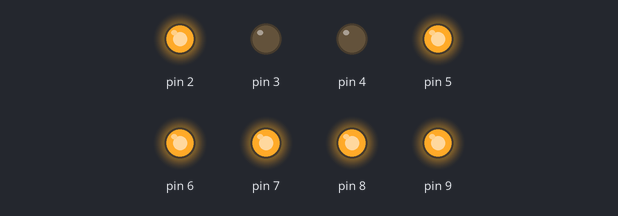
Recording of a sketch running on a simulated Arduino Uno, built with avr-gcc and run on an emulated ATmega328P. Parts: output pins drawn as LEDs (lit = HIGH).

Above: at 0.5 s.
At 1.5 s:
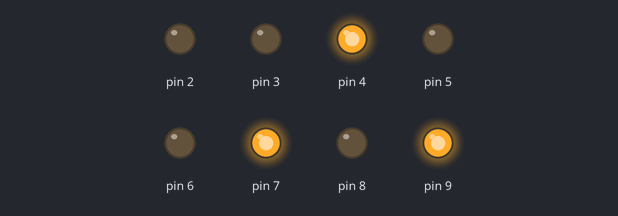
At 2.5 s:
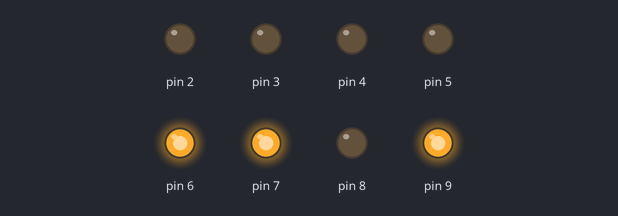
At 4.5 s:
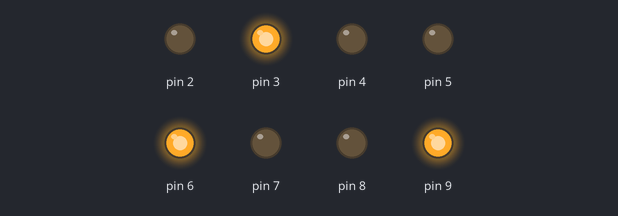
At 6.5 s:
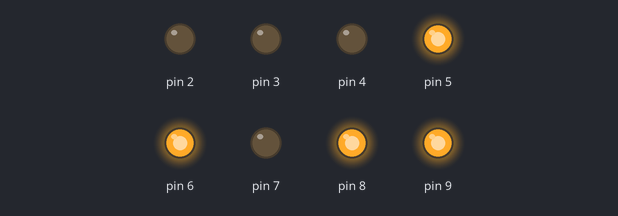
At 9.5 s:
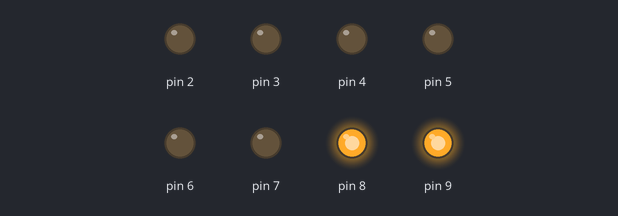
Timing chart, 0 to 11.5 s (numbered marks = the images above):
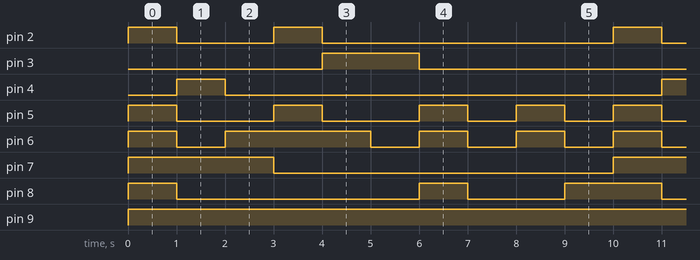

The sketch:

_7Segment_Num.ino
```cpp
void setup() {
  for(int i= 2; i<=9; i++){
   pinMode(i,OUTPUT);
  }
}
void loop() {
  digitalWrite(2,HIGH);
  digitalWrite(3,LOW);
  digitalWrite(4,LOW);
  digitalWrite(5,HIGH);
  digitalWrite(6,HIGH);
  digitalWrite(7,HIGH);
  digitalWrite(8,HIGH);
  digitalWrite(9,HIGH);
  delay(1000);
  //1
  digitalWrite(2,LOW);
  digitalWrite(3,LOW);
  digitalWrite(4,HIGH);
  digitalWrite(5,LOW);
  digitalWrite(6,LOW);
  digitalWrite(7,HIGH);
  digitalWrite(8,LOW);

  digitalWrite(9,HIGH);
  delay(1000);
  //2
  digitalWrite(2,LOW);
  digitalWrite(3,LOW);
  digitalWrite(4,LOW);
  digitalWrite(5,LOW);
  digitalWrite(6,HIGH);
  digitalWrite(7,HIGH);
  digitalWrite(8,LOW);
  digitalWrite(9,HIGH);
  delay(1000);
  //3
  digitalWrite(2,HIGH);
  digitalWrite(3,LOW);
  digitalWrite(4,LOW);
  digitalWrite(5,HIGH);
  digitalWrite(6,HIGH);
  digitalWrite(7,LOW);
  digitalWrite(8,LOW);
  digitalWrite(9,HIGH);
  delay(1000);
  //4
  digitalWrite(2,LOW);
  digitalWrite(3,HIGH);
  digitalWrite(4,LOW);
  digitalWrite(5,LOW);
  digitalWrite(6,HIGH);
  digitalWrite(7,LOW);
  digitalWrite(8,LOW);
  digitalWrite(9,HIGH);

  delay(1000);
  //5
  digitalWrite(2,LOW);
  digitalWrite(3,HIGH);
  digitalWrite(4,LOW);
  digitalWrite(5,LOW);
  digitalWrite(6,LOW);
  digitalWrite(7,LOW);
  digitalWrite(8,LOW);
  digitalWrite(9,HIGH);
  delay(1000);
  //6
  digitalWrite(2,LOW);
  digitalWrite(3,LOW);
  digitalWrite(4,LOW);
  digitalWrite(5,HIGH);
  digitalWrite(6,HIGH);
  digitalWrite(7,LOW);
  digitalWrite(8,HIGH);
  digitalWrite(9,HIGH);
  delay(1000);
  //7
  digitalWrite(2,LOW);
  digitalWrite(3,LOW);
  digitalWrite(4,LOW);
  digitalWrite(5,LOW);
  digitalWrite(6,LOW);
  digitalWrite(7,LOW);
  digitalWrite(8,LOW);
  digitalWrite(9,HIGH);
  delay(1000);
  //8

  digitalWrite(2,LOW);
  digitalWrite(3,LOW);
  digitalWrite(4,LOW);
  digitalWrite(5,HIGH);
  digitalWrite(6,HIGH);
  digitalWrite(7,LOW);
  digitalWrite(8,LOW);
  digitalWrite(9,HIGH);
  delay(1000);
  //9
  digitalWrite(2,LOW);
  digitalWrite(3,LOW);
  digitalWrite(4,LOW);
  digitalWrite(5,LOW);
  digitalWrite(6,LOW);
  digitalWrite(7,LOW);
  digitalWrite(8,HIGH);
  digitalWrite(9,HIGH);
  delay(1000);
  //0
}
```

Measured:
- by itself, pin 2: repeats every 10.0 s: LOW 2.0 s, HIGH 1.0 s, LOW 6.0 s, HIGH 1.0 s
- by itself, pin 3: alternates HIGH for 2.0 s and LOW for 8.0 s
- by itself, pin 4: alternates HIGH for 1.0 s and LOW for 9.0 s
- by itself, pin 5: repeats every 10.0 s: 2 × (LOW 2.0 s, HIGH 1.0 s), 2 × (LOW 1.0 s, HIGH 1.0 s)
- by itself, pin 6: repeats every 10.0 s: LOW 1.0 s, HIGH 3.0 s, 3 × (LOW 1.0 s, HIGH 1.0 s)
- by itself, pin 7: alternates HIGH for 3.0 s and LOW for 7.0 s
- by itself, pin 8: repeats every 10.0 s: LOW 5.0 s, HIGH 1.0 s, LOW 2.0 s, HIGH 2.0 s
- by itself, pin 9: LOW → HIGH at 0.00 s
